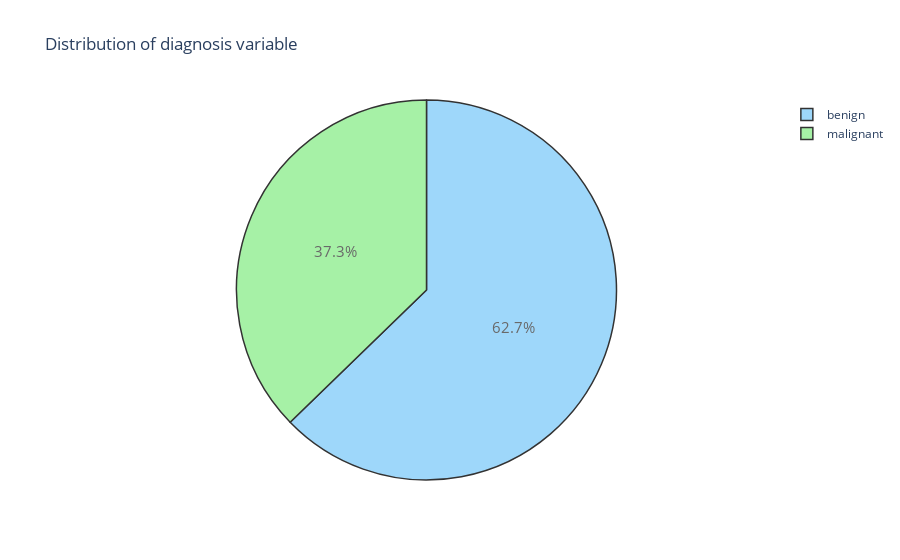

Notebook source saved alongside this figure:
### Code cell
#------------PERCENTAGE-------------------
trace = go.Pie(labels = ['benign','malignant'], values = data['diagnosis'].value_counts(), 
               textfont=dict(size=15), opacity = 0.8,
               marker=dict(colors=['lightskyblue', 'lightgreen'], 
                           line=dict(color='#000000', width=1.5)))


layout = dict(title =  'Distribution of diagnosis variable')
           
fig = dict(data = [trace], layout=layout)
py.iplot(fig)

### Figure 1 — Plotly figure (JSON) as saved in the notebook; plotly's stock layout.template omitted (floating-point values rounded to 4 significant figures)
{"data": [{"labels": ["benign", "malignant"], "marker": {"colors": ["lightskyblue", "lightgreen"], "line": {"color": "#000000", "width": 1.5}}, "opacity": 0.8, "textfont": {"size": 15}, "type": "pie", "values": [357, 212]}], "layout": {"title": {"text": "Distribution of diagnosis variable"}}}
